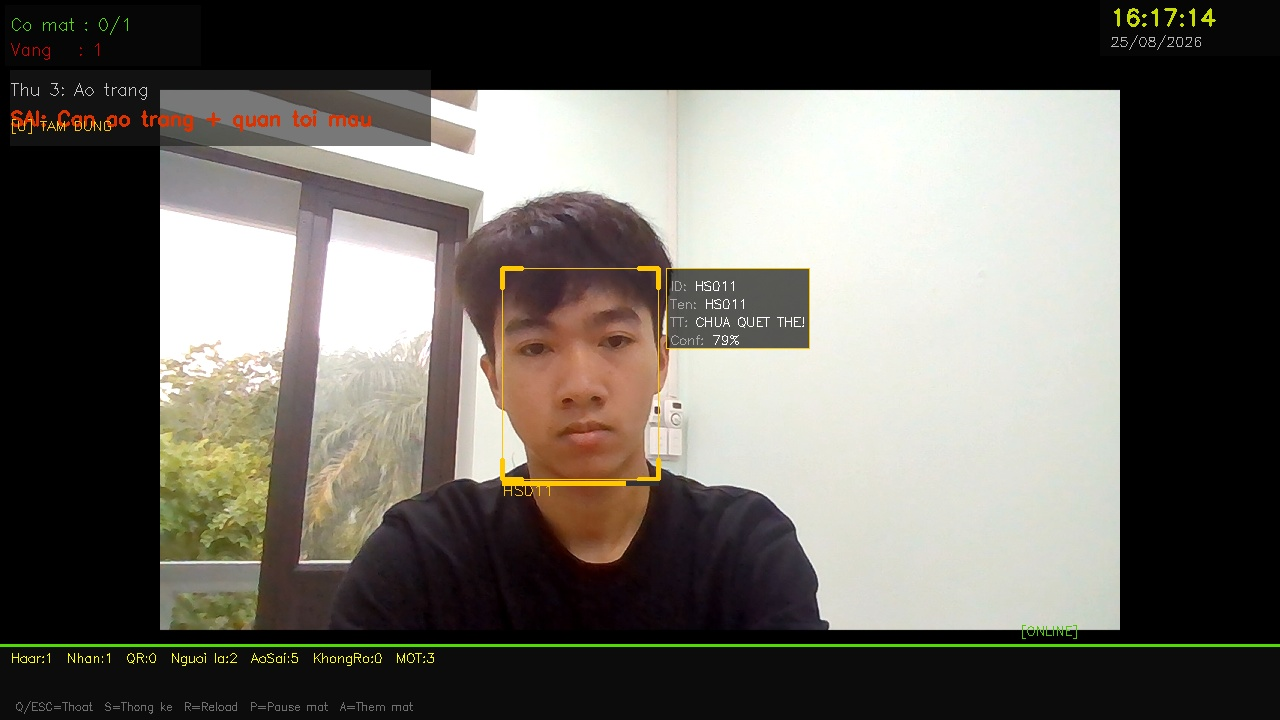
#> input picture standalone_ai_engine/test_sample.jpg, 1280 x 720 px, given in place of the camera
$ python step1_hsv_calibrator.py
#> lines starting #> are read from the running program, lines starting #| are printed output that depends on the picture; after the words box and inside, x2 and y2 are one past the last pixel; in counts of white or black regions, pixels touching at a corner belong together
# -*- coding: utf-8 -*-
"""
=============================================================
  BƯỚC 1C — CALIBRATE NGƯỠNG MÀU HSV REALTIME
  step1_hsv_calibrator.py

  Tool GUI tương tác để chỉnh ngưỡng HSV cho camera thực tế:
  - Hiển thị mask màu trắng (Thứ 3, 5: áo trắng)
  - Hiển thị mask màu xanh dương (Thứ 6: áo đoàn)
  - Hiển thị mask tối màu (quần tối)
  - Lưu ngưỡng đã calibrate vào JSON để uniform_color_analyzer.py đọc

  Tại sao cần calibrate?
  ─────────────────────────────────────────────────────────────────────
  Ngưỡng HSV mặc định trong code là ước tính lý thuyết.
  Thực tế, ánh sáng phòng học (đèn huỳnh quang, neon, ánh mặt trời)
  ảnh hưởng đáng kể đến màu sắc phát hiện được.
  Calibration giúp điều chỉnh ngưỡng phù hợp với điều kiện thực tế.

  Cách dùng:
  1. Mặc áo trắng / áo đoàn / quần tối đứng trước camera
  2. Chỉnh slider đến khi mask highlight đúng vùng áo/quần
  3. Nhấn 'S' để lưu | 'Q' để thoát | 'R' để reset về default

  Phím tắt:
    1 = Chế độ Trắng (Thứ 3, 5)
    2 = Chế độ Xanh Dương (Thứ 6)
    3 = Chế độ Tối (Quần)
    D = Debug: hiện giá trị HSV tại điểm con trỏ
    S = Lưu cấu hình
    R = Reset về default
    Q = Thoát
=============================================================
"""

import sys
import io
sys.stdout = io.TextIOWrapper(sys.stdout.buffer, encoding='utf-8', errors='replace')
sys.stderr = io.TextIOWrapper(sys.stderr.buffer, encoding='utf-8', errors='replace')

import cv2
import numpy as np
import json
from pathlib import Path
from datetime import datetime

# ──────────────────────────────────────────────────────────────────────
# CẤU HÌNH
# ──────────────────────────────────────────────────────────────────────
BASE_DIR        = Path(__file__).parent
CONFIG_OUTPUT   = BASE_DIR.parent / "data" / "hsv_config.json"

# Ngưỡng mặc định (đồng bộ với uniform_color_analyzer.py)
DEFAULTS = {
    "white": {
        "s_max": 70,    # Saturation tối đa — trắng: S thấp
        "v_min": 145,   # Value tối thiểu — trắng: V cao
    },
    "blue": {
        "h_min": 95,    # Hue bắt đầu — xanh dương Đoàn
        "h_max": 135,
        "s_min": 55,    # Saturation tối thiểu — đủ bão hòa
        "v_min": 40,    # Không quá tối
    },
    "dark_pants": {
        "v_max": 115,           # Value tối đa — tối màu
        "ratio_min": 0.38,      # Tỷ lệ pixels tối tối thiểu
    }
}

WINDOW_MAIN    = "HSV Calibrator - Nhan phim de dieu chinh"
WINDOW_MASK    = "Mask Preview (trang/xanh/toi)"
WINDOW_TRACKBAR= "Trackbar Controls"

# Màu overlay
COLOR_WHITE_OVERLAY = (200, 200, 255)   # BGR: trắng tím nhạt
COLOR_BLUE_OVERLAY  = (255, 150, 0)     # BGR: xanh dương
COLOR_DARK_OVERLAY  = (0, 50, 200)      # BGR: đỏ tối


# ──────────────────────────────────────────────────────────────────────
# CALIBRATOR
# ──────────────────────────────────────────────────────────────────────
class HSVCalibrator:
    """
    Tool calibrate ngưỡng HSV qua camera realtime.
    Dùng OpenCV Trackbar để chỉnh ngưỡng trực quan.
    """

    MODES = {
        1: "Trang (Thu 3, 5)",
        2: "Xanh Duong (Thu 6)",
        3: "Toi Mau (Quan)",
    }

    def __init__(self):
        self.cfg     = {k: dict(v) for k, v in DEFAULTS.items()}  # Deep copy
        self.mode    = 1      # Bắt đầu ở chế độ White
        self.debug   = False
        self.mouse_pos = (0, 0)
        self.mouse_hsv = (0, 0, 0)
        self._trackbars_created = False

    def run(self, camera_idx: int = 0):
        """Vòng lặp chính."""
#> called with camera_idx = 0
        cap = cv2.VideoCapture(camera_idx)
        if not cap.isOpened():
            print(f"[ERROR] Không mở được camera (index {camera_idx})!")
            print("       Thử chạy với: python step1_hsv_calibrator.py --camera 1")
            return

        # Tối ưu camera cho calibration
        cap.set(cv2.CAP_PROP_FRAME_WIDTH, 640)
        cap.set(cv2.CAP_PROP_FRAME_HEIGHT, 480)
        cap.set(cv2.CAP_PROP_FPS, 30)

        print("=" * 60)
        print("  HSV CALIBRATOR — ĐÃ MỞ CAMERA")
        print("=" * 60)
        print(f"  Phím: 1=Trắng  2=Xanh  3=Tối | D=Debug | S=Lưu | R=Reset | Q=Thoát")
        print(f"  Config sẽ lưu tại: {CONFIG_OUTPUT}")
        print("=" * 60)

        # Tạo cửa sổ trackbar
        cv2.namedWindow(WINDOW_TRACKBAR, cv2.WINDOW_NORMAL)
        cv2.resizeWindow(WINDOW_TRACKBAR, 450, 300)
        self._create_trackbars_for_mode()

        # Mouse callback để hiện giá trị HSV
        cv2.namedWindow(WINDOW_MAIN)
        cv2.setMouseCallback(WINDOW_MAIN, self._mouse_callback)

        while True:
            ret, frame = cap.read()
#> frame is the input picture: shape (720, 1280, 3); mean B, G, R 92.7, 99.4, 102.9
            if not ret:
                break
            frame = cv2.flip(frame, 1)

            # Đọc giá trị từ trackbar
            self._read_trackbars()

            # Tính mask theo mode hiện tại
            hsv  = cv2.cvtColor(frame, cv2.COLOR_BGR2HSV)
#> hsv: shape (720, 1280, 3); mean H, S, V 31.4, 31.8, 104.2
            mask = self._compute_mask(hsv, self.mode)
#> in _compute_mask, `return cv2.inRange( hsv, np.array([0,   0,                        self..`:
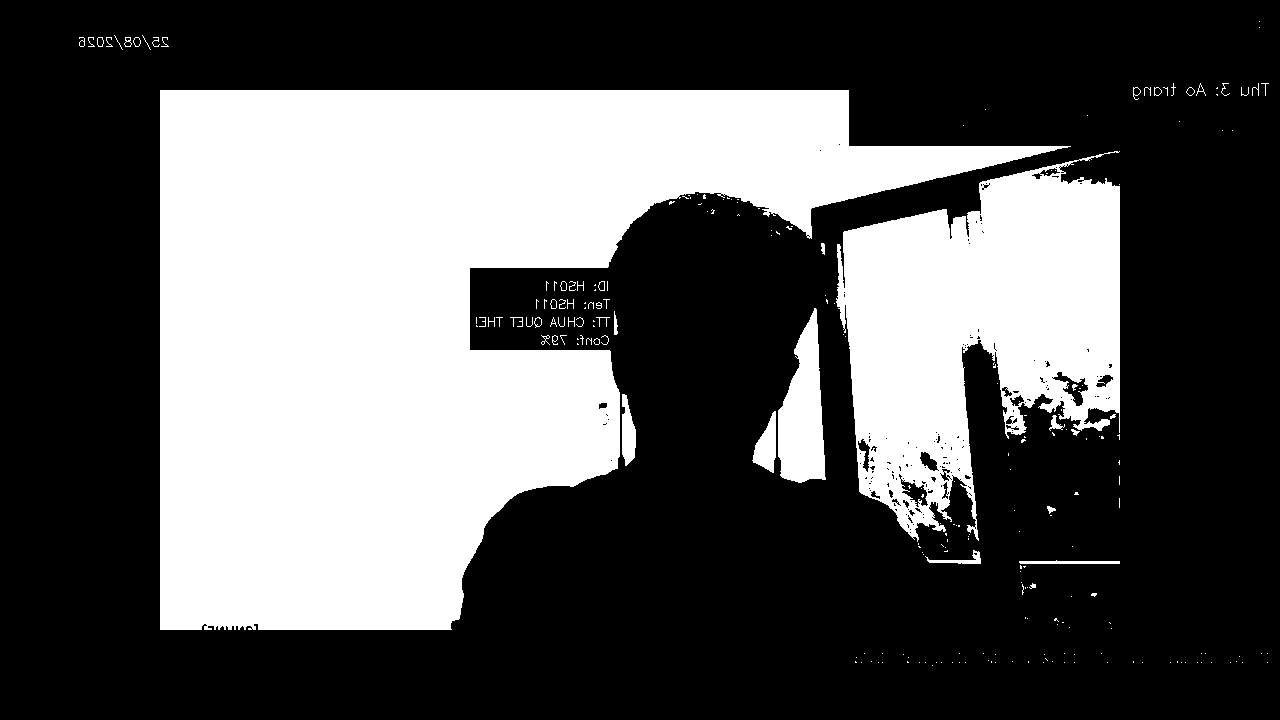
#> returned value: shape (720, 1280); 35.1% white; 237 white regions (185 under 20 px), largest, box (x1, y1, x2, y2) and area: (160, 90, 1071, 630) 247546, (836, 151, 1120, 542) 66354, (778, 308, 826, 483) 5441

            # Tạo ảnh overlay: tô màu vùng được phát hiện
            overlay = frame.copy()
            colors  = {1: COLOR_WHITE_OVERLAY, 2: COLOR_BLUE_OVERLAY, 3: COLOR_DARK_OVERLAY}
            overlay[mask > 0] = colors[self.mode]
            result = cv2.addWeighted(frame, 0.5, overlay, 0.5, 0)

            # Vẽ chia vùng áo/quần
            h_f, w_f = result.shape[:2]
            y_shirt_top = int(h_f * 0.12)
            y_shirt_bot = int(h_f * 0.52)
            y_pants_top = int(h_f * 0.52)
            y_pants_bot = int(h_f * 0.90)

            cv2.rectangle(result, (0, y_shirt_top), (w_f - 1, y_shirt_bot),
                          (0, 200, 100), 1)
            cv2.putText(result, "Vung Ao", (5, y_shirt_top + 18),
                        cv2.FONT_HERSHEY_SIMPLEX, 0.5, (0, 200, 100), 1)
#> result: shape (720, 1280, 3); mean B, G, R 89.1, 95, 107.8
            cv2.rectangle(result, (0, y_pants_top), (w_f - 1, y_pants_bot),
                          (200, 100, 0), 1)
            cv2.putText(result, "Vung Quan", (5, y_pants_top + 18),
                        cv2.FONT_HERSHEY_SIMPLEX, 0.5, (200, 100, 0), 1)
#> result: shape (720, 1280, 3); mean B, G, R 89.8, 95.1, 107.7

            # Thống kê tỷ lệ mask
            total_px   = mask.shape[0] * mask.shape[1]
            shirt_zone = mask[y_shirt_top:y_shirt_bot, :]
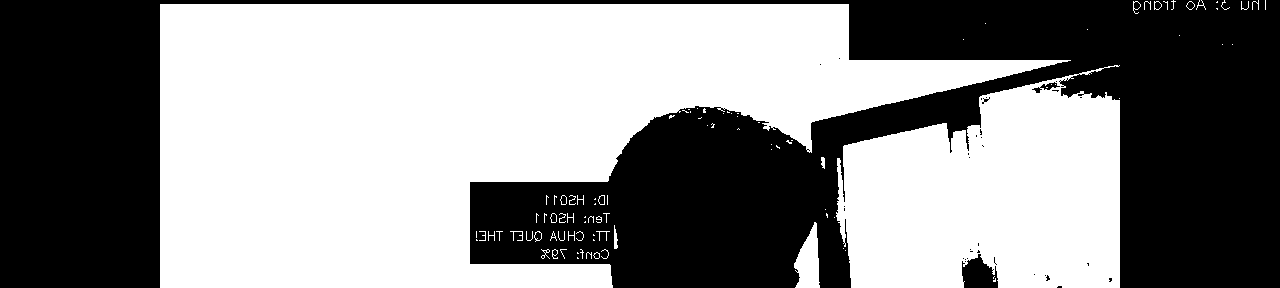
#> shirt_zone: shape (288, 1280); 54.5% white; 34 black regions (31 under 20 px), largest, box (x1, y1, x2, y2) and area: (0, 0, 1280, 288) 166537, (962, 254, 998, 288) 854, (1032, 82, 1060, 93) 105
            pants_zone = mask[y_pants_top:y_pants_bot, :]
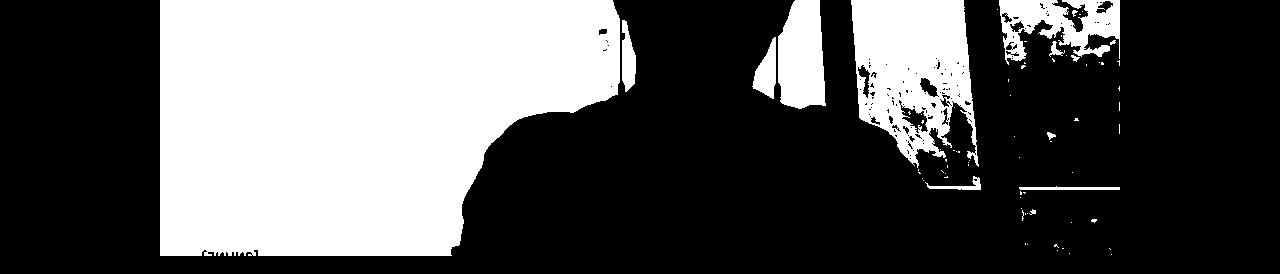
#> pants_zone: shape (274, 1280); 34.8% white; 75 white regions (62 under 20 px), largest, box (x1, y1, x2, y2) and area: (160, 0, 620, 256) 96667, (851, 0, 979, 168) 14268, (778, 0, 826, 109) 4349
            shirt_ratio = np.sum(shirt_zone > 0) / max(shirt_zone.size, 1)
#> shirt_ratio = 0.545
            pants_ratio = np.sum(pants_zone > 0) / max(pants_zone.size, 1)
#> pants_ratio = 0.348
            total_ratio = np.sum(mask > 0) / max(total_px, 1)
#> total_ratio = 0.351

            # HUD — thông tin trạng thái
            mode_name = self.MODES[self.mode]
            self._draw_hud(result, mode_name, shirt_ratio, pants_ratio, total_ratio)

            # Debug: HSV tại điểm con trỏ
            if self.debug:
                mx, my = self.mouse_pos
                if 0 <= my < hsv.shape[0] and 0 <= mx < hsv.shape[1]:
                    self.mouse_hsv = tuple(int(x) for x in hsv[my, mx])
                cv2.putText(result,
                            f"HSV tai con tro: H={self.mouse_hsv[0]} S={self.mouse_hsv[1]} V={self.mouse_hsv[2]}",
                            (10, result.shape[0] - 35),
                            cv2.FONT_HERSHEY_SIMPLEX, 0.5, (0, 255, 255), 1)

            # Hiển thị mask nhỏ góc phải
            mask_small = cv2.resize(cv2.cvtColor(mask, cv2.COLOR_GRAY2BGR),
                                    (160, 120))
            result[10:130, result.shape[1] - 170:result.shape[1] - 10] = mask_small
            cv2.putText(result, "Mask Preview",
                        (result.shape[1] - 168, 145),
                        cv2.FONT_HERSHEY_SIMPLEX, 0.4, (180, 180, 180), 1)

            cv2.imshow(WINDOW_MAIN, result)

            # Xử lý phím
            key = cv2.waitKey(1) & 0xFF
            if key == ord("q"):
                break
            elif key in (ord("1"), ord("2"), ord("3")):
                new_mode = int(chr(key))
                if new_mode != self.mode:
                    self.mode = new_mode
                    cv2.destroyWindow(WINDOW_TRACKBAR)
                    cv2.namedWindow(WINDOW_TRACKBAR, cv2.WINDOW_NORMAL)
                    cv2.resizeWindow(WINDOW_TRACKBAR, 450, 300)
                    self._create_trackbars_for_mode()
                    print(f"[MODE] Chuyển sang: {self.MODES[self.mode]}")
            elif key == ord("d"):
                self.debug = not self.debug
                print(f"[DEBUG] {'BẬT' if self.debug else 'TẮT'} — Di chuyển chuột lên camera để xem HSV")
            elif key == ord("s"):
                self._save_config()
            elif key == ord("r"):
                self._reset_defaults()
                print("[RESET] Đã reset về giá trị mặc định.")

        cap.release()
        cv2.destroyAllWindows()
        print("[DONE] Calibrator đã đóng.")

    # ──────────────────────────────────────────────────────────────────
    # TRACKBAR
    # ──────────────────────────────────────────────────────────────────
    def _create_trackbars_for_mode(self):
        """Tạo trackbar phù hợp với chế độ hiện tại."""
        def nothing(x): pass

        if self.mode == 1:  # Trắng
            cv2.createTrackbar("S_max (trang)", WINDOW_TRACKBAR, self.cfg["white"]["s_max"], 255, nothing)
            cv2.createTrackbar("V_min (trang)", WINDOW_TRACKBAR, self.cfg["white"]["v_min"], 255, nothing)

        elif self.mode == 2:  # Xanh dương
            cv2.createTrackbar("H_min (xanh)", WINDOW_TRACKBAR, self.cfg["blue"]["h_min"], 179, nothing)
            cv2.createTrackbar("H_max (xanh)", WINDOW_TRACKBAR, self.cfg["blue"]["h_max"], 179, nothing)
            cv2.createTrackbar("S_min (xanh)", WINDOW_TRACKBAR, self.cfg["blue"]["s_min"], 255, nothing)
            cv2.createTrackbar("V_min (xanh)", WINDOW_TRACKBAR, self.cfg["blue"]["v_min"], 255, nothing)

        elif self.mode == 3:  # Tối
            cv2.createTrackbar("V_max (toi)", WINDOW_TRACKBAR, self.cfg["dark_pants"]["v_max"], 255, nothing)

        self._trackbars_created = True

    def _read_trackbars(self):
        """Đọc giá trị hiện tại từ trackbar vào cfg."""
        try:
            if self.mode == 1:
                self.cfg["white"]["s_max"] = cv2.getTrackbarPos("S_max (trang)", WINDOW_TRACKBAR)
                self.cfg["white"]["v_min"] = cv2.getTrackbarPos("V_min (trang)", WINDOW_TRACKBAR)
            elif self.mode == 2:
                self.cfg["blue"]["h_min"] = cv2.getTrackbarPos("H_min (xanh)", WINDOW_TRACKBAR)
                self.cfg["blue"]["h_max"] = cv2.getTrackbarPos("H_max (xanh)", WINDOW_TRACKBAR)
                self.cfg["blue"]["s_min"] = cv2.getTrackbarPos("S_min (xanh)", WINDOW_TRACKBAR)
                self.cfg["blue"]["v_min"] = cv2.getTrackbarPos("V_min (xanh)", WINDOW_TRACKBAR)
            elif self.mode == 3:
                self.cfg["dark_pants"]["v_max"] = cv2.getTrackbarPos("V_max (toi)", WINDOW_TRACKBAR)
        except cv2.error:
            pass

    # ──────────────────────────────────────────────────────────────────
    # TÍNH MASK
    # ──────────────────────────────────────────────────────────────────
    def _compute_mask(self, hsv: np.ndarray, mode: int) -> np.ndarray:
        """Tính mask nhị phân theo chế độ và ngưỡng hiện tại."""
        if mode == 1:  # Trắng
            return cv2.inRange(
                hsv,
                np.array([0,   0,                        self.cfg["white"]["v_min"]]),
                np.array([179, self.cfg["white"]["s_max"], 255])
            )
        elif mode == 2:  # Xanh dương
            return cv2.inRange(
                hsv,
                np.array([self.cfg["blue"]["h_min"], self.cfg["blue"]["s_min"], self.cfg["blue"]["v_min"]]),
                np.array([self.cfg["blue"]["h_max"], 255,                       255])
            )
        elif mode == 3:  # Tối
            return cv2.inRange(
                hsv,
                np.array([0, 0, 0]),
                np.array([179, 255, self.cfg["dark_pants"]["v_max"]])
            )
        return np.zeros(hsv.shape[:2], dtype=np.uint8)

    # ──────────────────────────────────────────────────────────────────
    # VẼ HUD
    # ──────────────────────────────────────────────────────────────────
    def _draw_hud(self, frame, mode_name, shirt_r, pants_r, total_r):
#> called with mode_name = 'Trang (Thu 3, 5)', shirt_r = 0.545, pants_r = 0.348, total_r = 0.351
        h, w = frame.shape[:2]

        # Nền mờ cho HUD
        overlay = frame.copy()
        cv2.rectangle(overlay, (0, h - 70), (w, h), (20, 20, 20), -1)
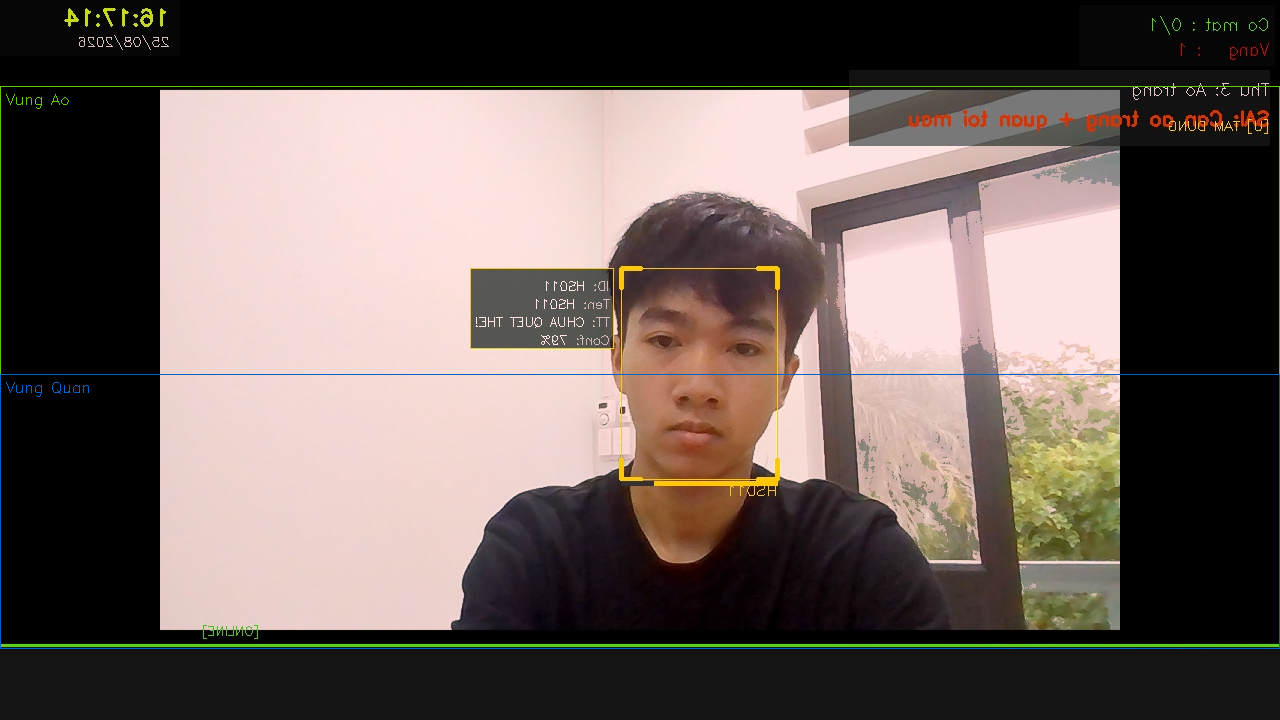
#> overlay: shape (720, 1280, 3); mean B, G, R 90.4, 95.6, 108.1
        cv2.addWeighted(overlay, 0.7, frame, 0.3, 0, frame)

        # Mode
        cv2.putText(frame, f"CHE DO: {mode_name}",
                    (10, h - 50), cv2.FONT_HERSHEY_SIMPLEX, 0.6, (0, 255, 255), 2)

        # Tỷ lệ
        shirt_color = (0, 220, 60) if shirt_r > 0.3 else (0, 80, 220)
#> shirt_color = (0, 220, 60)
        pants_color = (0, 220, 60) if pants_r > 0.45 else (0, 80, 220)
#> pants_color = (0, 80, 220)

        cv2.putText(frame,
                    f"Ao: {shirt_r * 100:.0f}%  Quan: {pants_r * 100:.0f}%  Tong: {total_r * 100:.0f}%",
                    (10, h - 20), cv2.FONT_HERSHEY_SIMPLEX, 0.55,
                    (180, 180, 180), 1)

        # Ngưỡng hiện tại
        cfg_text = ""
        if self.mode == 1:
            cfg_text = f"S_max={self.cfg['white']['s_max']}  V_min={self.cfg['white']['v_min']}"
        elif self.mode == 2:
            b = self.cfg["blue"]
            cfg_text = f"H=[{b['h_min']},{b['h_max']}]  S_min={b['s_min']}  V_min={b['v_min']}"
        elif self.mode == 3:
            cfg_text = f"V_max={self.cfg['dark_pants']['v_max']}"

        cv2.putText(frame, cfg_text,
                    (10, h - 75), cv2.FONT_HERSHEY_SIMPLEX, 0.45, (200, 200, 0), 1)
#> frame: shape (720, 1280, 3); mean B, G, R 90.4, 96, 108.5

        # Hướng dẫn phím
        guide = "1=Trang | 2=Xanh | 3=Toi | S=Luu | R=Reset | Q=Thoat"
        cv2.putText(frame, guide,
                    (10, 22), cv2.FONT_HERSHEY_SIMPLEX, 0.4, (180, 180, 180), 1)

    # ──────────────────────────────────────────────────────────────────
    # LƯU / LOAD CONFIG
    # ──────────────────────────────────────────────────────────────────
    # [39 lines left out: functions _save_config, _reset_defaults, not called in this run]

    def _mouse_callback(self, event, x, y, flags, param):
        """Ghi lại vị trí chuột để hiện HSV tại điểm đó."""
        self.mouse_pos = (x, y)


# ──────────────────────────────────────────────────────────────────────
# ENTRY POINT
# ──────────────────────────────────────────────────────────────────────
if __name__ == "__main__":
    import argparse
    parser = argparse.ArgumentParser(description="Calibrate ngưỡng HSV cho camera thực tế")
    parser.add_argument("--camera", type=int, default=0,
                        help="Index camera (default: 0)")
    args = parser.parse_args()

    calibrator = HSVCalibrator()
    calibrator.run(camera_idx=args.camera)
#> in run, `mask_small = cv2.resize(cv2.cvtColor(mask, cv2.COLOR_GRAY2BGR), (160, ..`:
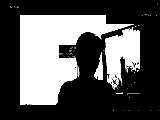
#> mask_small: shape (120, 160, 3); min 0, max 255, mean 89.6
#> in run, `result[10:130, result.shape[1] - 170:result.shape[1] - 10] = mask_small`:
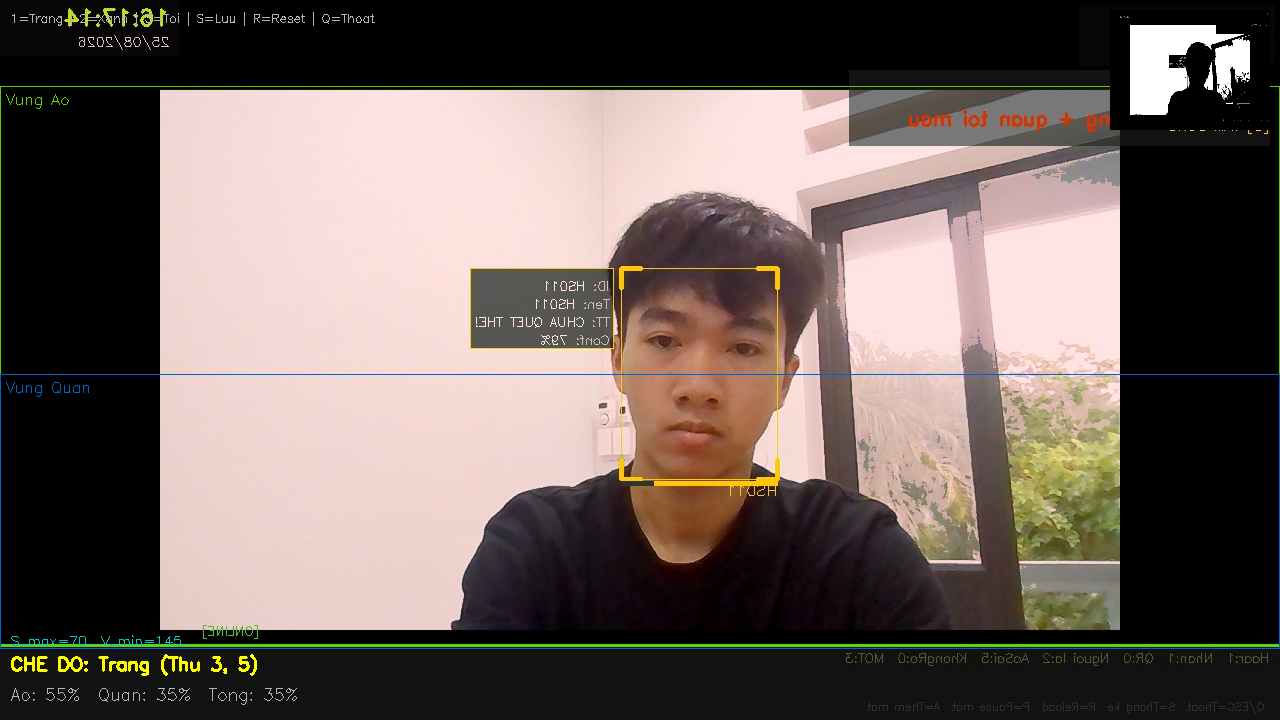
#> result: shape (720, 1280, 3); mean B, G, R 92.1, 97.5, 109.9
#> (key q is pressed here)
